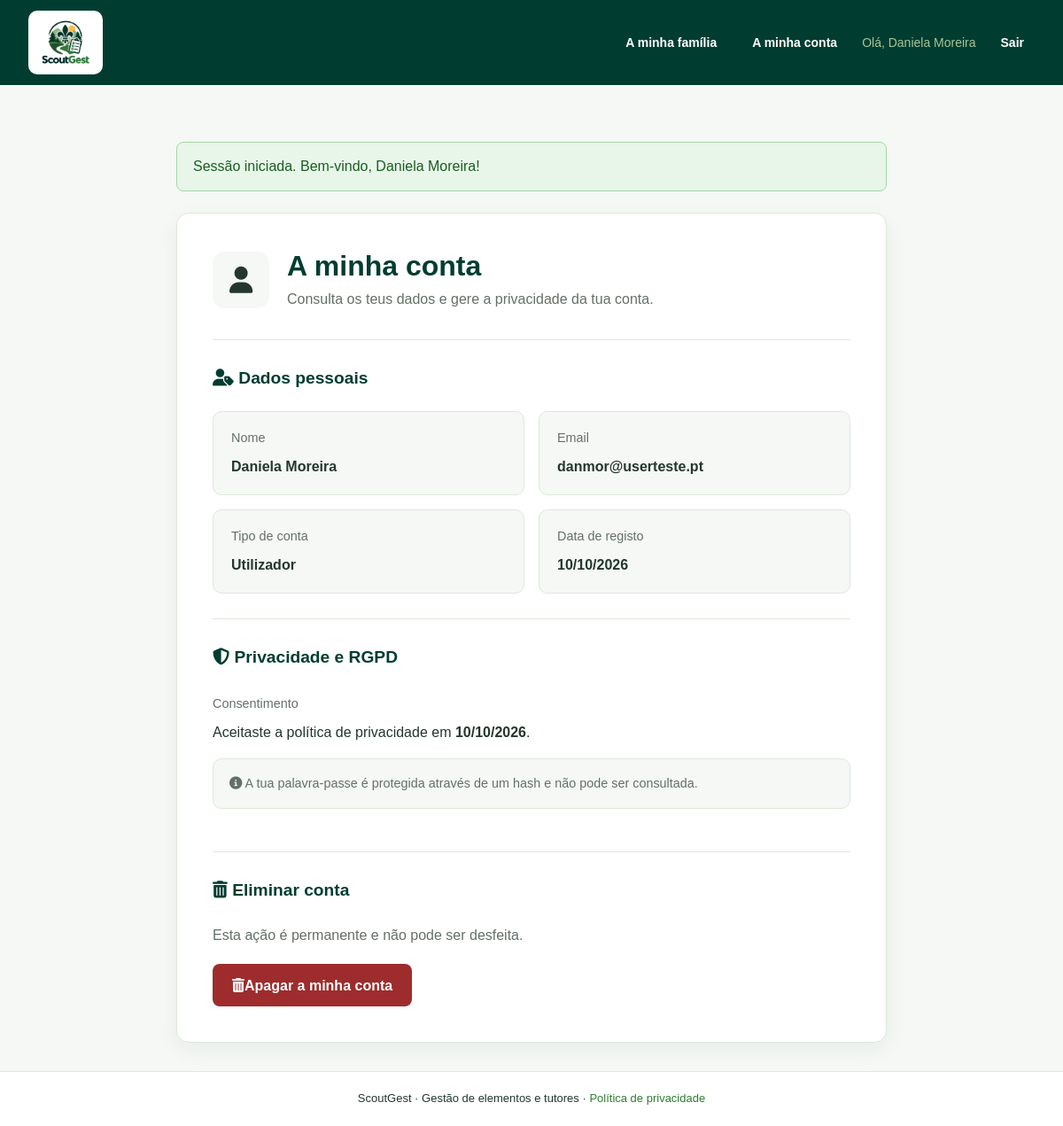
The app's page /conta.php (signed in) with its own data.
### tables this page shows
CREATE TABLE utilizadores (
    id_utilizador INT AUTO_INCREMENT PRIMARY KEY,
    nome VARCHAR(100) NOT NULL,
    email VARCHAR(150) NOT NULL UNIQUE,
    password_hash VARCHAR(255) NOT NULL,
    consentimento_em DATETIME NOT NULL,
    criado_em DATETIME NOT NULL DEFAULT CURRENT_TIMESTAMP,
    tipo ENUM('Utilizador', 'Dirigente') NOT NULL DEFAULT 'Utilizador',
    id_tutor INT NULL,
    CONSTRAINT fk_utilizadores_tutores FOREIGN KEY (id_tutor)
        REFERENCES tutores (id_tutor) ON DELETE SET NULL
);

### conta.php (the view, shortened to what this page needs)
<?php
require 'includes/inicio.php';
$stmt = $pdo->prepare(
    'SELECT nome, email, tipo, consentimento_em, criado_em
     FROM utilizadores
     WHERE id_utilizador = ?'
);
$stmt->execute([$_SESSION['id_utilizador']]);
$eu = $stmt->fetch(PDO::FETCH_ASSOC);
$nome = htmlspecialchars($eu['nome']);
$email = htmlspecialchars($eu['email']);
$tipo = htmlspecialchars($eu['tipo']);
$dataCriacao = date(
    'd/m/Y',
    strtotime($eu['criado_em'])
);
$dataConsentimento = date(
    'd/m/Y',
    strtotime($eu['consentimento_em'])
);
require 'includes/cabecalho.php';
?>
<section class="cartao detalhe conta-pagina">
    <div class="conta-cabecalho">
        <div class="conta-avatar">
            <i class="fa-solid fa-user"></i>
        </div>
        <div>
            <h1>A minha conta</h1>
            <p>
                Consulta os teus dados e gere a
                privacidade da tua conta.
            </p>
        </div>
    </div>
    <div class="conta-seccao">
        <h2><i class="fa-solid fa-user-tag"></i> Dados pessoais</h2>
        <div class="conta-grelha">
            <div class="conta-campo">
                <span class="conta-label">Nome</span>
                <strong><?= $nome ?></strong>
            </div>
            <div class="conta-campo">
                <span class="conta-label">Email</span>
                <strong><?= $email ?></strong>
            </div>
            <div class="conta-campo">
                <span class="conta-label">Tipo de conta</span>
                <strong><?= $tipo ?></strong>
            </div>
            <div class="conta-campo">
                <span class="conta-label">Data de registo</span>
                <strong><?= $dataCriacao ?></strong>
            </div>
        </div>
    </div>
    <div class="conta-seccao">
        <h2><i class="fa-solid fa-shield-halved"></i> Privacidade e RGPD</h2>
        <div class="conta-privacidade">
            <span class="conta-label">Consentimento</span>
            <p>
                Aceitaste a política de privacidade em
                <strong><?= $dataConsentimento ?></strong>.
            </p>
            <p class="conta-nota">
                <i class="fas fa-info-circle"></i>
                 A tua palavra-passe é protegida através
                de um hash e não pode ser consultada.
            </p>
        </div>
    </div>
    <div class="conta-seccao conta-eliminar">
        <h2><i class="fa-solid fa-trash-can"></i> Eliminar conta</h2>
        <p>
            Esta ação é permanente e não pode ser desfeita.
        </p>
        <form
            method="post"
            action="conta.php"
            onsubmit="return confirm(
                'Tens a certeza de que pretendes apagar a tua conta? Esta ação não pode ser desfeita.'
            );"
        >
            <button type="submit" class="btnperigo">
                <i class="fa-solid fa-trash-can"></i>  Apagar a minha conta
            </button>
        </form>
    </div>
</section>
<?php
require 'includes/rodape.php';
?>

### css/style.css (style rules this page uses)
:root { --sg-forest: #003D30; --sg-dark: #14532D; --sg-primary: #2E7D32; --sg-light: #A8C49A; --sg-field: #4D8B3A; --sg-accent: #FFC247; --sg-white: #FFFFFF; --sg-background: #F5F8F4; --sg-text: #24372D; --sg-border: #DFE8DD; --sg-danger: #9e2c2c; --sg-dangerdark: #570808; }
* { box-sizing: border-box; }
html { min-height: 100%; }
body { margin: 0; min-height: 100vh; display: flex; flex-direction: column; background: var(--sg-background); color: var(--sg-text); font-family: Arial, Helvetica, sans-serif; line-height: 1.6; }
.cartao { background: var(--sg-white); border: 1px solid var(--sg-border); border-radius: 14px; padding: 40px; box-shadow: 0 8px 24px rgba(0,61,48,0.06); }
h1 { margin: 0 0 16px; color: var(--sg-forest); font-size: 2rem; line-height: 1.2; }
p { margin: 0 0 20px; }
p:last-child { margin-bottom: 0; }
.btnperigo { display: inline-block; padding: 11px 20px; border-radius: 8px; background: var(--sg-danger); color: var(--sg-white); font-weight: bold; text-decoration: none; transition: background-color 0.2s ease; }
.conta-pagina { width: 100%; margin: 0 auto; }
.conta-cabecalho { display: flex; align-items: center; gap: 20px; margin-bottom: 32px; }
.conta-cabecalho h1 { margin: 0 0 6px; color: var(--sg-forest); }
.conta-cabecalho p { margin: 0; color: #647067; }
.conta-avatar { width: 64px; height: 64px; display: flex; align-items: center; justify-content: center; background: var(--sg-background); border-radius: 14px; font-size: 30px; flex-shrink: 0; }
.conta-seccao { border-top: 1px solid var(--sg-border); padding-top: 28px; margin-top: 28px; }
.conta-seccao h2 { margin: 0 0 22px; color: var(--sg-forest); font-size: 1.2rem; }
.conta-grelha { display: grid; grid-template-columns: repeat(2, minmax(0, 1fr)); gap: 16px; }
.conta-campo { display: flex; flex-direction: column; gap: 8px; min-width: 0; padding: 18px 20px; background: var(--sg-background); border: 1px solid var(--sg-border); border-radius: 10px; }
.conta-label { display: block; color: #647067; font-size: 0.9rem; }
.conta-campo strong { color: var(--sg-text); font-size: 1rem; overflow-wrap: anywhere; }
.conta-privacidade { padding: 4px 0; }
.conta-privacidade p { margin: 8px 0 16px; }
.conta-nota { padding: 16px 18px; background: var(--sg-background); border: 1px solid var(--sg-border); border-radius: 10px; color: #647067; font-size: 0.9rem; line-height: 1.6; }
.conta-eliminar p { color: #647067; margin-bottom: 20px; }
.conta-eliminar form { margin: 0; }
.conta-eliminar .btnperigo { display: inline-flex; align-items: center; justify-content: center; min-height: 48px; border: 2px solid transparent; font-family: inherit; font-size: inherit; line-height: 1.2; cursor: pointer; }

### records on screen
utilizadores: nome "Daniela Moreira", email "danmor@userteste.pt", tipo "Utilizador", criado_em "10/10/2026", consentimento_em "10/10/2026"

### other values on screen
$_SESSION['nome'] "Daniela Moreira"
$texto_mensagem "Sessão iniciada. Bem-vindo, Daniela Moreira!"
